Frame 1 (no input): blank canvas, image omitted
Frame 60 (no input): blank canvas, image omitted
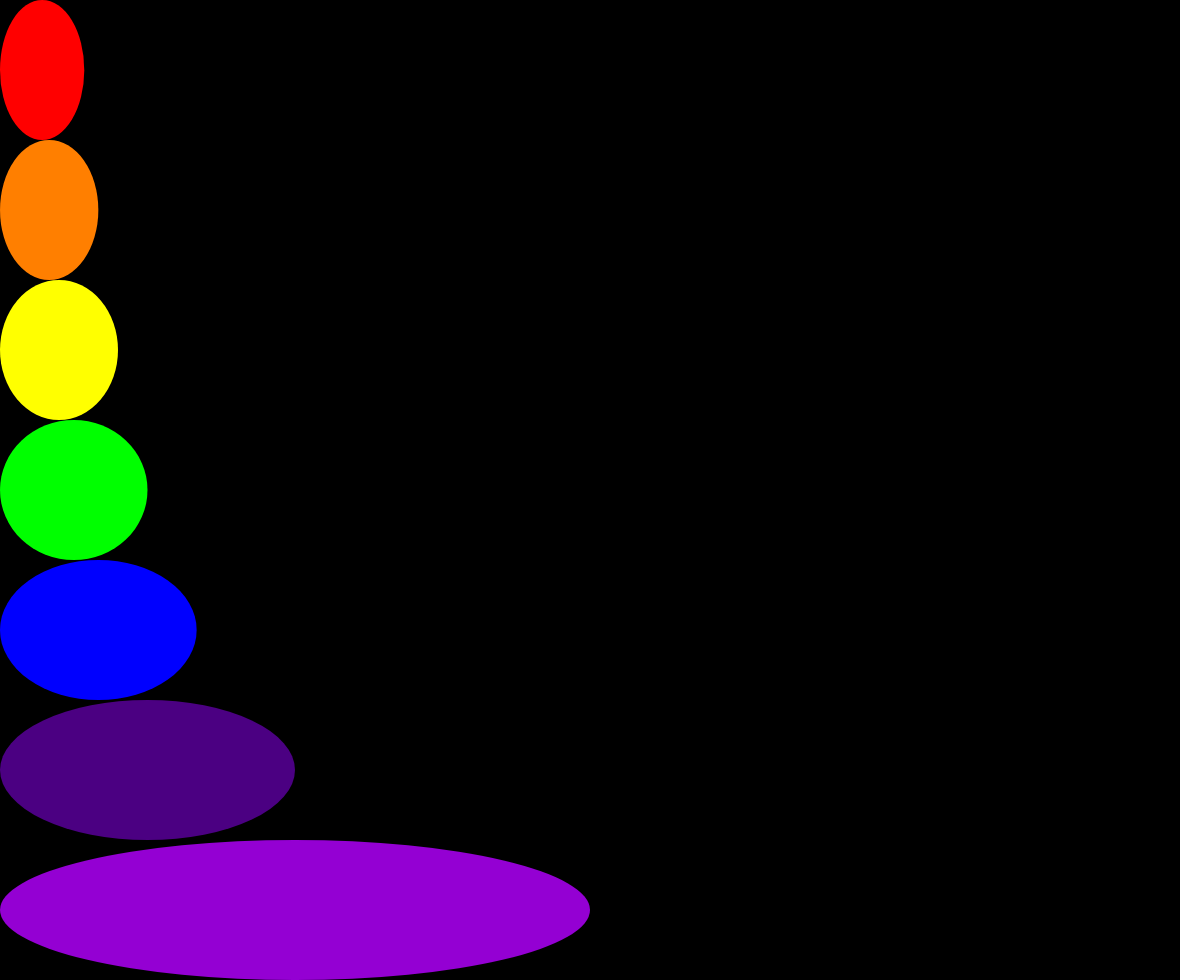
Frame 120 (the mouse pressed at the canvas centre since frame 60)

The p5.js sketch whose frames 1 and 60 were blank and that drew this single picture after the mouse press (run headless with seeded random() and noise() and a simulated clock; from frame 60 on, the mouse is pressed at the canvas centre):

// p5.js sketch
// ── sketch.js
var l1;


function setup() {
    createCanvas(window.innerWidth - 20, window.innerHeight - 20);
}

function draw() {
    background(0);
    l1 = map(mouseX, 0, width, 0, width / 7);
    l2 = map(mouseX, 0, width, 0, width / 6);
    l3 = map(mouseX, 0, width, 0, width / 5);
    l4 = map(mouseX, 0, width, 0, width / 4);
    l5 = map(mouseX, 0, width, 0, width / 3);
    l6 = map(mouseX, 0, width, 0, width / 2);
    l7 = map(mouseX, 0, width, 0, width / 1);
    strokeWeight(0);


    fill(255, 0, 0);
    if (mouseX > (height / 7) - 4 && mouseX < (height / 7) + 4) {
        fill(255);
    }
    ellipse(l1 / 2, 0.5 * (height / 7), l1, (height / 7));

    fill(255, 127, 0);
    if (mouseX > (height / 7) - 4 && mouseX < (height / 7) + 4) {
        fill(255);
    }
    ellipse(l2 / 2, 1.5 * (height / 7), l2, (height / 7));

    fill(255, 255, 0);
    if (mouseX > (height / 7) - 4 && mouseX < (height / 7) + 4) {
        fill(255);
    }
    ellipse(l3 / 2, 2.5 * (height / 7), l3, (height / 7));

    fill(0, 255, 0);
    if (mouseX > (height / 7) - 4 && mouseX < (height / 7) + 4) {
        fill(255);
    }
    ellipse(l4 / 2, 3.5 * (height / 7), l4, (height / 7));

    fill(0, 0, 255);
    if (mouseX > (height / 7) - 4 && mouseX < (height / 7) + 4) {
        fill(255);
    }
    ellipse(l5 / 2, 4.5 * (height / 7), l5, (height / 7));

    fill(75, 0, 130);
    if (mouseX > (height / 7) - 4 && mouseX < (height / 7) + 4) {
        fill(255);
    }
    ellipse(l6 / 2, 5.5 * (height / 7), l6, (height / 7));

    fill(148, 0, 211);
    if (mouseX > ((width / 7) * 7) - 4 && mouseX < ((width / 7) * 7) + 4) {
        fill(255);
    }
    ellipse(l7 / 2, 6.5 * (height / 7), l7, (height / 7));
}
